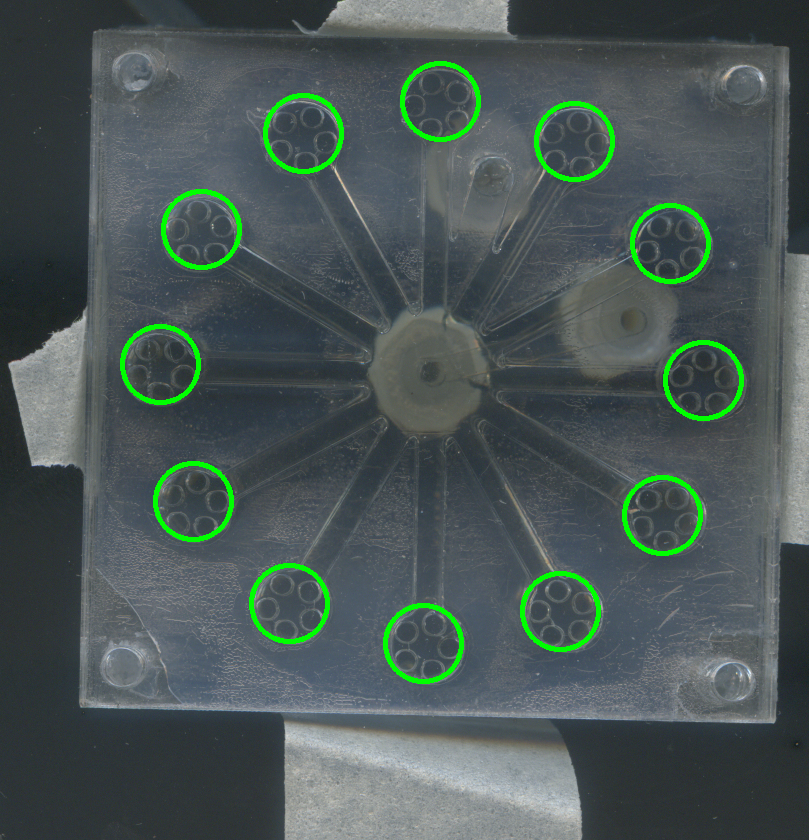
#> input picture Automated-scan/dev/scan_44post.bmp, 809 x 840 px, given in place of img004.png, which was not available
$ python test_find_circles.py
#> lines starting #> are read from the running program, lines starting #| are printed output that depends on the picture; after the words box and inside, x2 and y2 are one past the last pixel; in counts of white or black regions, pixels touching at a corner belong together; pictures that were not available may be replaced by others from this repository, and a replacement may not be noted
import cv2
import numpy as np
from PIL import Image
from PIL import ImageOps

# [19 lines of commented-out code are left out]


image = cv2.imread("./tmp/img004.png")
#> image is the input picture: shape (840, 809, 3); mean B, G, R 85.5, 87.1, 74.1

output = image.copy()
gray = cv2.equalizeHist(cv2.cvtColor(image, cv2.COLOR_BGR2GRAY))
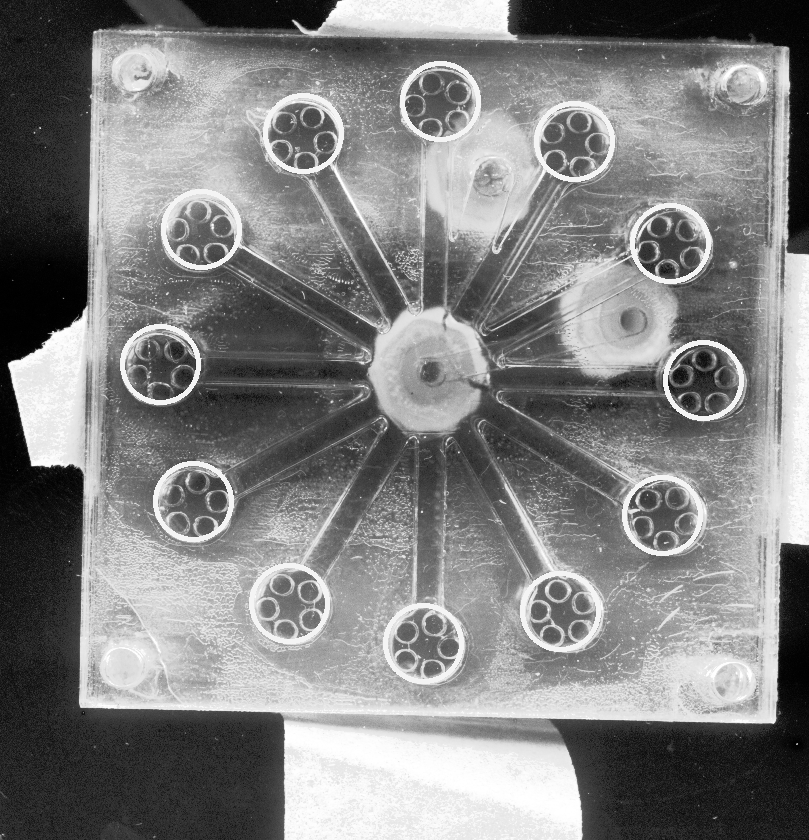
#> gray: shape (840, 809); min 0, max 255, mean 129.1

# gray = cv2.GaussianBlur(gray, (5,5), 5)

# out = cv2.Sobel(gray, 6, 1, 1)


cv2.imshow('t',gray)
cv2.waitKey(0)
# detect circles in the image

#params::


# res = 300dpi
DPI = 300 # PPI
CRAD = 3/25.4 # inch


HG_DP = 0.1 # 1/px inverse res, higher = better
HG_MIN_DIST = 20 # px
HG_MAX_RAD = 100 # px
HG_MIN_RAD = 1


circles = cv2.HoughCircles(gray, cv2.HOUGH_GRADIENT, HG_DP, HG_MIN_DIST, minRadius=HG_MIN_RAD, maxRadius=HG_MAX_RAD)
#> circles = [[670.5, 513.5, 77.4], [668.5, 242.5, 45.5], [423.5, 646.5, 43.3], [159.5, 362.5, 42.2], [198.5, 234.5, 37.8]]


# ensure at least some circles were found
if circles is not None:
	# convert the (x, y) coordinates and radius of the circles to integers
	circles = np.round(circles[0, :]).astype("int")
#> circles = [[670, 514, 77], [668, 242, 46], [424, 646, 43], [160, 362, 42], [198, 234, 38]]
	# loop over the (x, y) coordinates and radius of the circles
	for (x, y, r) in circles:
		# draw the circle in the output image, then draw a rectangle
		# corresponding to the center of the circle
		cv2.circle(output, (x, y), r, (0, 255, 0), 4)
		cv2.rectangle(output, (x - 5, y - 5), (x + 5, y + 5), (0, 128, 255), -1)
#> this loop made 5 passes
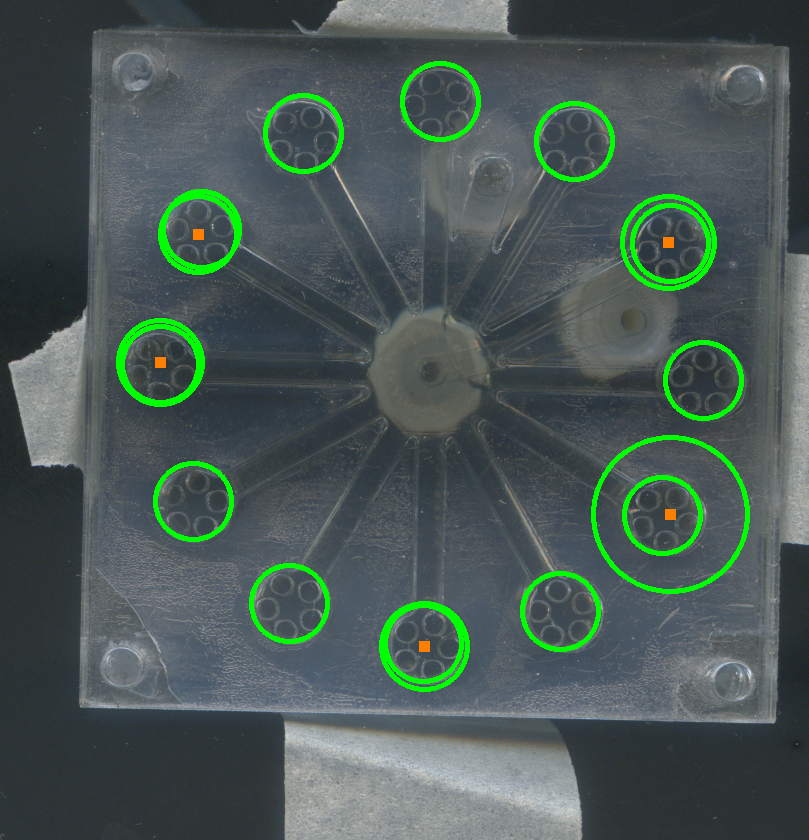
#> output: shape (840, 809, 3); 1.09% of pixels changed, all inside (x1, y1, x2, y2) = (116, 194, 750, 692)
	# show the output image
	cv2.imshow("output", np.hstack([image, output]))
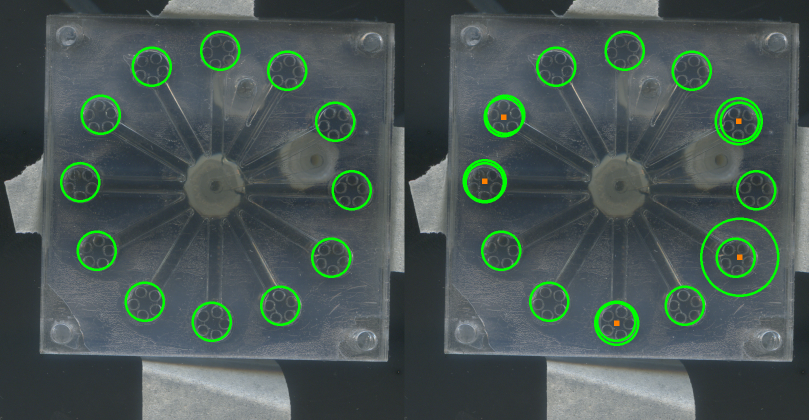
#> window 'output': shape (840, 1618, 3) (shown at 1/2 size); mean B, G, R 85, 88, 73.9
	cv2.waitKey(0)
